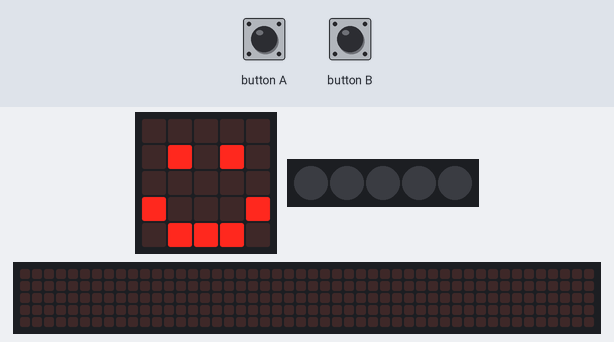
A program run on a simulated BBC micro:bit running MicroPython. Parts: the board's 5×5 LED display, 5 RGB LEDs in strip order, left to right, a strip that is not on the board, showing the scrolling text unrolled. Inputs (shaded band) come from the test bench. The 48×5 strip is a reading aid, not a part: it shows the text the display is scrolling, unrolled, one strip-width of it at a time.

Above: at 0.1 s.
1.8 s: button A pressed for 0.15 s
At 2.2 s:
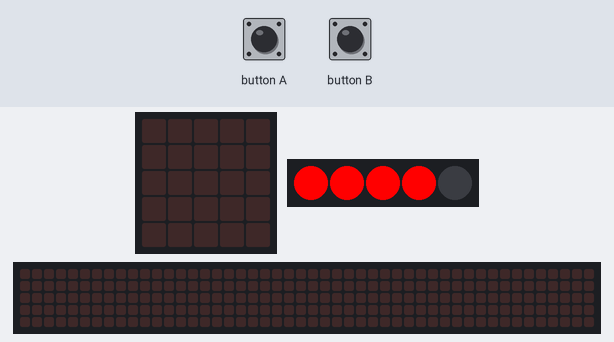
At 2.67 s:
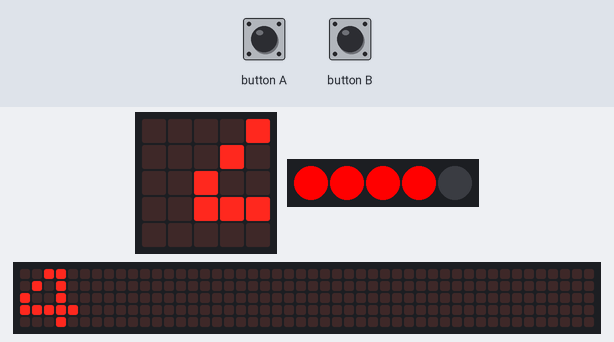
Timing chart, 0 to 4.8 s (numbered marks = the images above; inputs shaded):
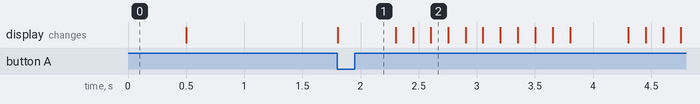

The program:

main.py
```python
"""
Created by: Michael B
Created on: Oct 2023
This module is a Micro:bit MicroPython program
"""

from microbit import *
import neopixel

# variables
loop_counter = 4

# setup
display.show(Image.HAPPY)
sleep(500)
display.clear()
np = neopixel.NeoPixel(pin16, 5)
np[0] = (0, 0, 0)
np[1] = (0, 0, 0)
np[2] = (0, 0, 0)
np[3] = (0, 0, 0)
np.show()

# loop
while True:
    if button_a.is_pressed():
        display.clear()
        np[0] = (255, 0, 0)
        np[1] = (255, 0, 0)
        np[2] = (255, 0, 0)
        np[3] = (255, 0, 0)
        np.show()

        # if loop_counter greater than -1 loop code
        while loop_counter > -1:
            sleep(500)
            loop_counter = 4

            # count from 4 to 0
            display.scroll(str(loop_counter))

            # turn off neopixel
            np[(3 - loop_counter)] = (0, 0, 0)
            np.show()

            # count down
            loop_counter = loop_counter - 1

        display.clear()
        display.show(Image.HAPPY)
```
